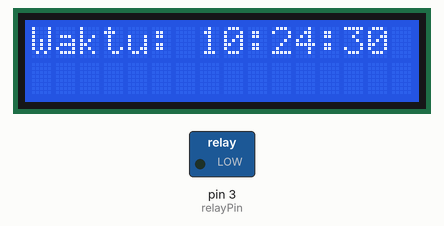
Bench run of a sketch on a simulated Arduino Uno, built with avr-gcc and run on an emulated ATmega328P. Parts: 16×2 character LCD, switched loads named in the sketch (green lamp = pin HIGH). The local clock reads 2024-03-15 10:24:30 at power-on unless the sketch sets it.

Above: at 0.2 s.
At 5.1 s:
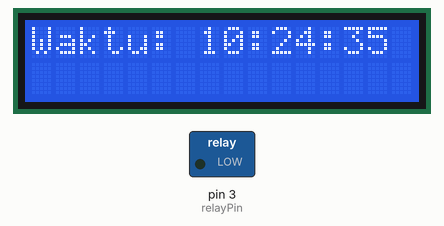
At 10.1 s:
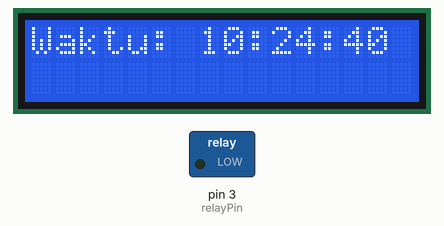
At 19.1 s:
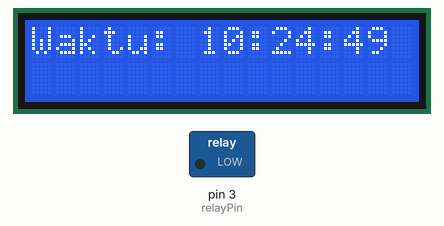
At 28.1 s:
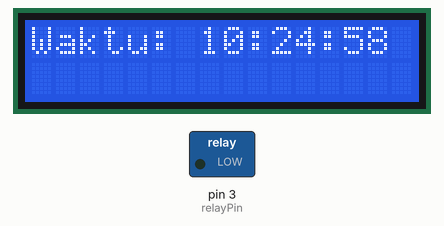
At 38.1 s:
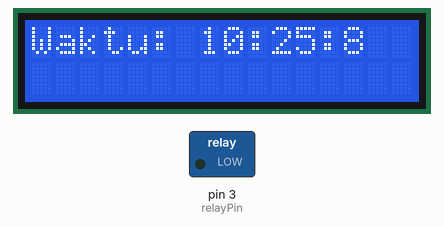

Measured:
- what the display in image 1 shows lasts 1.0 s, from 5.0 s to 6.0 s

The sketch:

Konveyor.ino
```cpp
#include <Wire.h>
#include <RTClib.h>
#include <LiquidCrystal_I2C.h>

RTC_DS1307 rtc; //kontrol RTC

LiquidCrystal_I2C lcd(0x27, 16, 2); // inisialisasi pin lcd I2c yaitu Pin A4 dan A5
int relayPin = 3; // Pin Relay D3
unsigned long previousMillis = 0; // Waktu sebelumnya motor diaktifkan
unsigned long interval = 180000; // waktu motor aktif selama 3 menit


void setup() {
//  set relay pin sebagai output
  pinMode(relayPin, OUTPUT);
  digitalWrite(relayPin, LOW);

//inisialisasi koneksi RTC
  Wire.begin();
  rtc.begin();

// set waktu pada RTC
  if(!rtc.isrunning()){
    rtc.adjust(DateTime(2023, 5, 7, 8, 30, 0)); //waktu diubah sesuai dengan pelaksanaan besok
  }

// inisialisasi koneksi LCD
  lcd.begin();
  lcd.backlight();

// tampilkan pesan selamat datang di LCD
  lcd.print("Instalasi Pemisah Kotoran Dan Urine Domba!");
}

void loop() {
// Baca waktu dari RTC
  DateTime now = rtc.now();

// Tampilkan waktu RTC pada LCD
  lcd.clear();
  lcd.setCursor(0, 0);
  lcd.print("Waktu: ");
  lcd.print(now.hour(), DEC);
  lcd.print(":");
  lcd.print(now.minute(), DEC);
  lcd.print(":");
  lcd.print(now.second(), DEC);

// Jika waktu sudah 8 jam sejak motor pertama kali diaktifkan
  if ((now.hour() % 8 == 0)&&(now.minute()== 0)&&(now.second()== 0)&&(millis() - previousMillis >= interval)){
    digitalWrite(relayPin, HIGH); // relay menyala
    previousMillis = millis(); // Simpan waktu sebelumnya
  }

// Jika waktu sudah 3 menit sejak motor aktif
  if (digitalRead(relayPin) == HIGH && millis() - previousMillis >= interval) {
    digitalWrite(relayPin, LOW); // Matikan relay untuk menghentikan motor
    previousMillis = millis(); // Simpan waktu sebelumnya
  }
}
```
